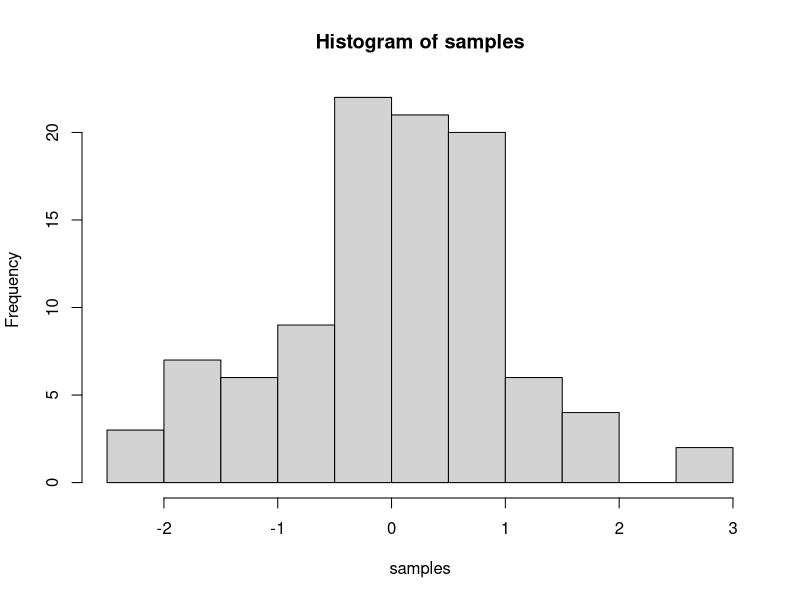
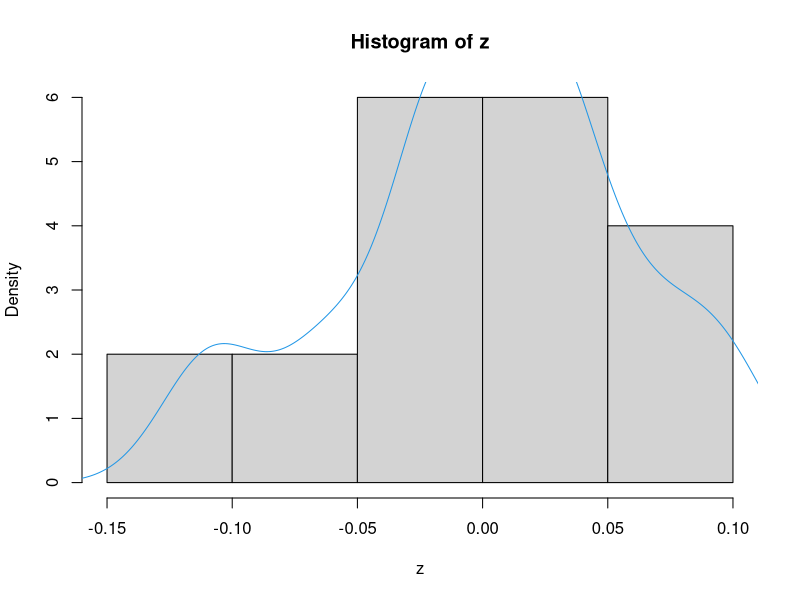

Write R code to recreate these figures, in order.
## ---- chunk 1
knitr::opts_chunk$set(message=FALSE,warning=FALSE, cache=TRUE)
## ---- chunk 2
1+2
2*5
5/3
(1+6+4)/5

## ---- chunk 3
samples <- rnorm(100, mean=0, sd=1)
hist(samples)
## ---- chunk 4
1+2
2*5
5/3
(1+6+4)/5

## ---- chunk 5
a<-1
b<-2
a+b

d<-c(1,2,3)
e<-c(5,6,7)
d+e
d*e
d/e

## ---- chunk 6
# for loop solution
# i becomes the number 1 to 100 at each step of the loop


a <- length(100) # make empty variable, set length to 100
for (i in 1:100){
  a[i] <-i #assigns the number in i, to the ith index of a
}

print(a)

# for loop solution #2

a<-c() #create empty variable using combine command
for (i in 1:100){
  a<-c(a,i) # keeps combining a with itself and the new number in i
}
print(a)

# seq solution
a <- seq(1,100,1) # look up help for seq using ?seq() in console
print(a)

## ---- chunk 7
z<-rnorm(10,0,0.1)
hist(z,probability=TRUE)
lines(density(z),col=4)
(z+5)
summary(z) ### Give summary of the distribution
